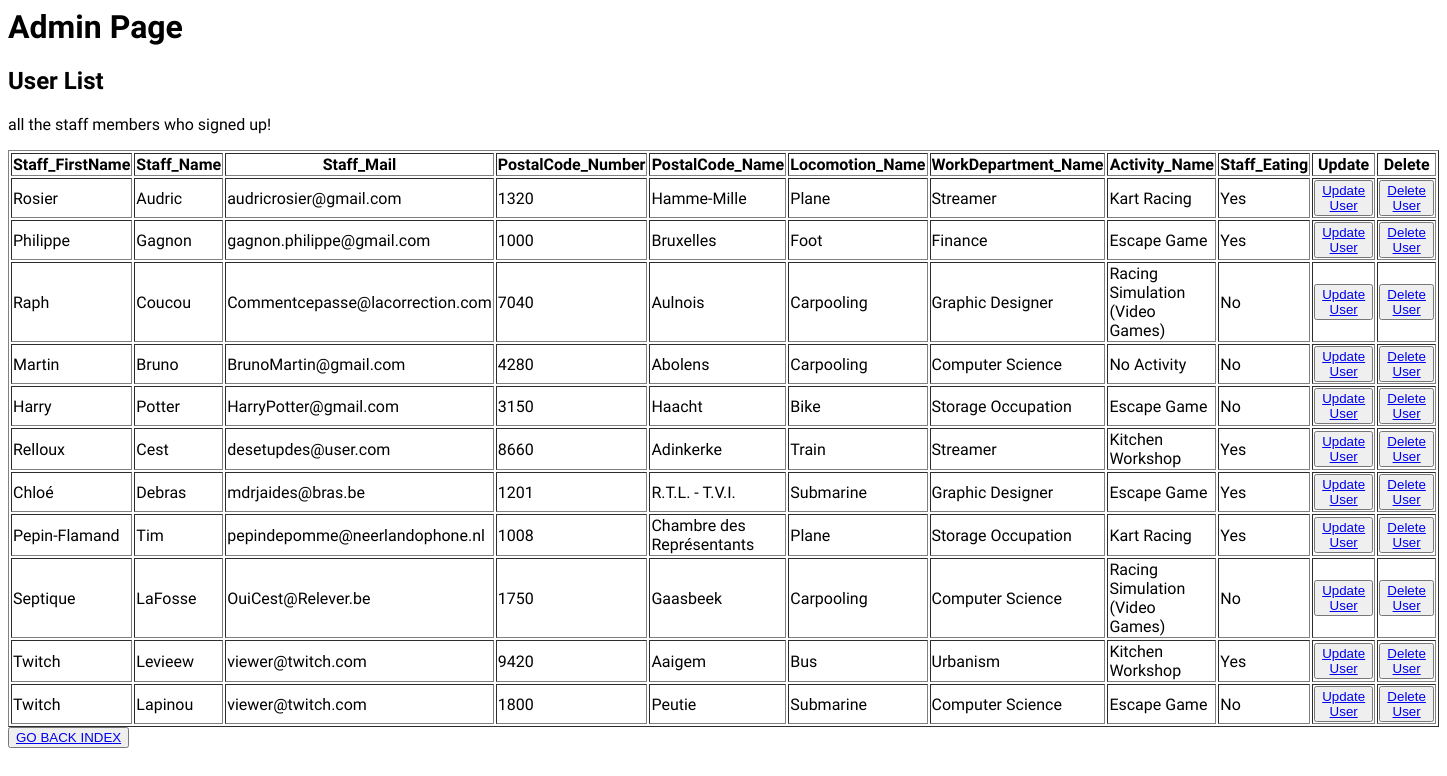
The app's page /view/admin.php?error= (signed in) with its own data.
### tables this page shows
CREATE TABLE IF NOT EXISTS `staff` (
  `Staff_ID` int(11) NOT NULL AUTO_INCREMENT,
  `Staff_Name` varchar(100) DEFAULT NULL,
  `Staff_FirstName` varchar(100) DEFAULT NULL,
  `Staff_Mail` varchar(150) DEFAULT NULL,
  `Staff_PCID` int(11) NOT NULL,
  `Staff_LocomotionID` int(11) NOT NULL,
  `Staff_DepartmentID` int(11) NOT NULL,
  `Staff_Eating` varchar(3) DEFAULT 'Non',
  PRIMARY KEY (`Staff_ID`),
  KEY `Staff_PCID` (`Staff_PCID`),
  KEY `Staff_LocomotionID` (`Staff_LocomotionID`),
  KEY `Staff_DepartmentID` (`Staff_DepartmentID`)
);

CREATE TABLE IF NOT EXISTS `postalcode` (
  `PostalCode_ID` int(11) NOT NULL AUTO_INCREMENT,
  `PostalCode_Number` int(4) DEFAULT NULL,
  `PostalCode_Name` varchar(80) DEFAULT NULL,
  PRIMARY KEY (`PostalCode_ID`)
);

CREATE TABLE IF NOT EXISTS `locomotion` (
  `Locomotion_ID` int(11) NOT NULL AUTO_INCREMENT,
  `Locomotion_Name` varchar(100) DEFAULT NULL,
  PRIMARY KEY (`Locomotion_ID`)
);

CREATE TABLE IF NOT EXISTS `workdepartment` (
  `WorkDepartment_ID` int(11) NOT NULL AUTO_INCREMENT,
  `WorkDepartment_Name` varchar(100) DEFAULT NULL,
  PRIMARY KEY (`WorkDepartment_ID`)
);

CREATE TABLE IF NOT EXISTS `activity` (
  `Activity_ID` int(11) NOT NULL AUTO_INCREMENT,
  `Activity_Name` varchar(100) DEFAULT NULL,
  `Activity_MaxNumber` int(11) DEFAULT NULL,
  PRIMARY KEY (`Activity_ID`)
);

### Model/read.php (called while the page is built, shortened)
<?php
        function TakeAllStaffID(){
            include('connection.php');
            $query = "SELECT Staff_ID FROM staff ORDER BY staff_ID";
            try{
                $stmt = $db->prepare($query);
                $result = $stmt->execute();
            }
            catch(PDOException $ex){
                die("Failed query : " . $ex->getMessage());
            }
            $result = $stmt->fetchAll(PDO::FETCH_ASSOC);
            return $result;
        }
        function TakeAllInfoID($id){
            include('connection.php');
            $query = " SELECT Staff_ID, Staff_FirstName, Staff_Name, Staff_Mail, PostalCode_Number, PostalCode_Name, Locomotion_Name, WorkDepartment_Name, Activity_Name, Staff_Eating FROM staff INNER JOIN postalcode ON staff_PCID = postalcode_ID INNER JOIN locomotion ON staff_locomotionID = locomotion_ID INNER JOIN WorkDepartment ON Staff_DepartmentID = WorkDepartment_ID INNER JOIN staffactivity ON staff_id = StaffActivity_StaffID INNER JOIN activity on StaffActivity_ActivityID = activity_id WHERE Staff_ID = :id";
            $query_params = array(':id' => $id);
            try{
                $stmt = $db->prepare($query);
                $result = $stmt->execute($query_params);
            }
            catch(PDOException $ex){
                die("Failed query : " . $ex->getMessage());
            }
            $result = $stmt->fetchAll(PDO::FETCH_ASSOC);
            return $result;
        }
?>

### View/admin.php (the view, shortened to what this page needs)
<?php
    include('../Model/read.php');
    $staffid = TakeAllStaffID();
    foreach ($staffid as $key => $value){
      $valueInt = intval($value['Staff_ID']);
      $TAII[] = TakeAllInfoID($valueInt);
    }
    foreach ($TAII as $tai ){
      foreach ($tai as $ta){
        $TASI[] = $ta;
      }
    }
?>
<!DOCTYPE HTML>
<html>
  <head>
      <link rel="stylesheet" href="Ellements/CSS/style.css">
  </head>
  <body>
    <h1> Admin Page </h1>
    <h2> User List </h2>
    <p>all the staff members who signed up!</p>
    <table border = 1>
      <thead>
          <tr>
              <?php foreach ($TASI[0] as $key => $value) {if($key != 'Staff_ID'){ ?>
              <th> <?php echo $key; } ?></th> <?php } ?>
              <th> Update </th>
              <th> Delete </th>
          </tr>
      </thead>
      <tbody>
        <?php foreach ($TASI as $sta) { ?>
          <tr>
              <?php foreach ($sta as $key2 => $val): if($key2 != 'Staff_ID') { ?>
              <td> <?php echo $val; } ?></td> <?php endforeach; ?>
              <td> <button type="submit"> <a href="uppdateUser?Staff_ID=<?php echo $sta['Staff_ID'];?>">Update User</a></button></td>
              <td> <button type="submit"> <a href="../controller/deleteUser?Staff_ID=<?php echo $sta['Staff_ID'];?>">Delete User</a></button></td>
          </tr>
        <?php } ?>
      </tbody>
    </table>
    <button><a href="index.php"> GO BACK INDEX </a></button>
  </body>
</html>

### View/Ellements/CSS/style.css (style rules this page uses)
body { font-family: Quicksand; font-weight: 400; }

### records on screen
staff: Staff_FirstName "Rosier", Staff_Name "Audric", Staff_Mail "audricrosier@gmail.com", postalcode.PostalCode_Number "1320", postalcode.PostalCode_Name "Hamme-Mille", locomotion.Locomotion_Name "Plane", workdepartment.WorkDepartment_Name "Streamer", activity.Activity_Name "Kart Racing", Staff_Eating "Yes"
staff: Staff_FirstName "Philippe", Staff_Name "Gagnon", Staff_Mail "gagnon.philippe@gmail.com", postalcode.PostalCode_Number "1000", postalcode.PostalCode_Name "Bruxelles", locomotion.Locomotion_Name "Foot", workdepartment.WorkDepartment_Name "Finance", activity.Activity_Name "Escape Game", Staff_Eating "Yes"
staff: Staff_FirstName "Raph", Staff_Name "Coucou", Staff_Mail "Commentcepasse@lacorrection.com", postalcode.PostalCode_Number "7040", postalcode.PostalCode_Name "Aulnois", locomotion.Locomotion_Name "Carpooling", workdepartment.WorkDepartment_Name "Graphic Designer", activity.Activity_Name "Racing Simulation (Video Games)", Staff_Eating "No"
staff: Staff_FirstName "Martin", Staff_Name "Bruno", Staff_Mail "BrunoMartin@gmail.com", postalcode.PostalCode_Number "4280", postalcode.PostalCode_Name "Abolens", locomotion.Locomotion_Name "Carpooling", workdepartment.WorkDepartment_Name "Computer Science", activity.Activity_Name "No Activity", Staff_Eating "No"
staff: Staff_FirstName "Harry", Staff_Name "Potter", Staff_Mail "HarryPotter@gmail.com", postalcode.PostalCode_Number "3150", postalcode.PostalCode_Name "Haacht", locomotion.Locomotion_Name "Bike", workdepartment.WorkDepartment_Name "Storage Occupation", activity.Activity_Name "Escape Game", Staff_Eating "No"
staff: Staff_FirstName "Relloux", Staff_Name "Cest", Staff_Mail "desetupdes@user.com", postalcode.PostalCode_Number "8660", postalcode.PostalCode_Name "Adinkerke", locomotion.Locomotion_Name "Train", workdepartment.WorkDepartment_Name "Streamer", activity.Activity_Name "Kitchen Workshop", Staff_Eating "Yes"
staff: Staff_FirstName "Chloé", Staff_Name "Debras", Staff_Mail "mdrjaides@bras.be", postalcode.PostalCode_Number "1201", postalcode.PostalCode_Name "R.T.L. - T.V.I.", locomotion.Locomotion_Name "Submarine", workdepartment.WorkDepartment_Name "Graphic Designer", activity.Activity_Name "Escape Game", Staff_Eating "Yes"
staff: Staff_FirstName "Pepin-Flamand", Staff_Name "Tim", Staff_Mail "pepindepomme@neerlandophone.nl", postalcode.PostalCode_Number "1008", postalcode.PostalCode_Name "Chambre des Représentants", locomotion.Locomotion_Name "Plane", workdepartment.WorkDepartment_Name "Storage Occupation", activity.Activity_Name "Kart Racing", Staff_Eating "Yes"
staff: Staff_FirstName "Septique", Staff_Name "LaFosse", Staff_Mail "OuiCest@Relever.be", postalcode.PostalCode_Number "1750", postalcode.PostalCode_Name "Gaasbeek", locomotion.Locomotion_Name "Carpooling", workdepartment.WorkDepartment_Name "Computer Science", activity.Activity_Name "Racing Simulation (Video Games)", Staff_Eating "No"
staff: Staff_FirstName "Twitch", Staff_Name "Levieew", Staff_Mail "viewer@twitch.com", postalcode.PostalCode_Number "9420", postalcode.PostalCode_Name "Aaigem", locomotion.Locomotion_Name "Bus", workdepartment.WorkDepartment_Name "Urbanism", activity.Activity_Name "Kitchen Workshop", Staff_Eating "Yes"
staff: Staff_FirstName "Twitch", Staff_Name "Lapinou", Staff_Mail "viewer@twitch.com", postalcode.PostalCode_Number "1800", postalcode.PostalCode_Name "Peutie", locomotion.Locomotion_Name "Submarine", workdepartment.WorkDepartment_Name "Computer Science", activity.Activity_Name "Escape Game", Staff_Eating "No"

### other values on screen
$key "Staff_FirstName"
$key "Staff_Name"
$key "Staff_Mail"
$key "PostalCode_Number"
$key "PostalCode_Name"
$key "Locomotion_Name"
$key "WorkDepartment_Name"
$key "Activity_Name"
$key "Staff_Eating"
